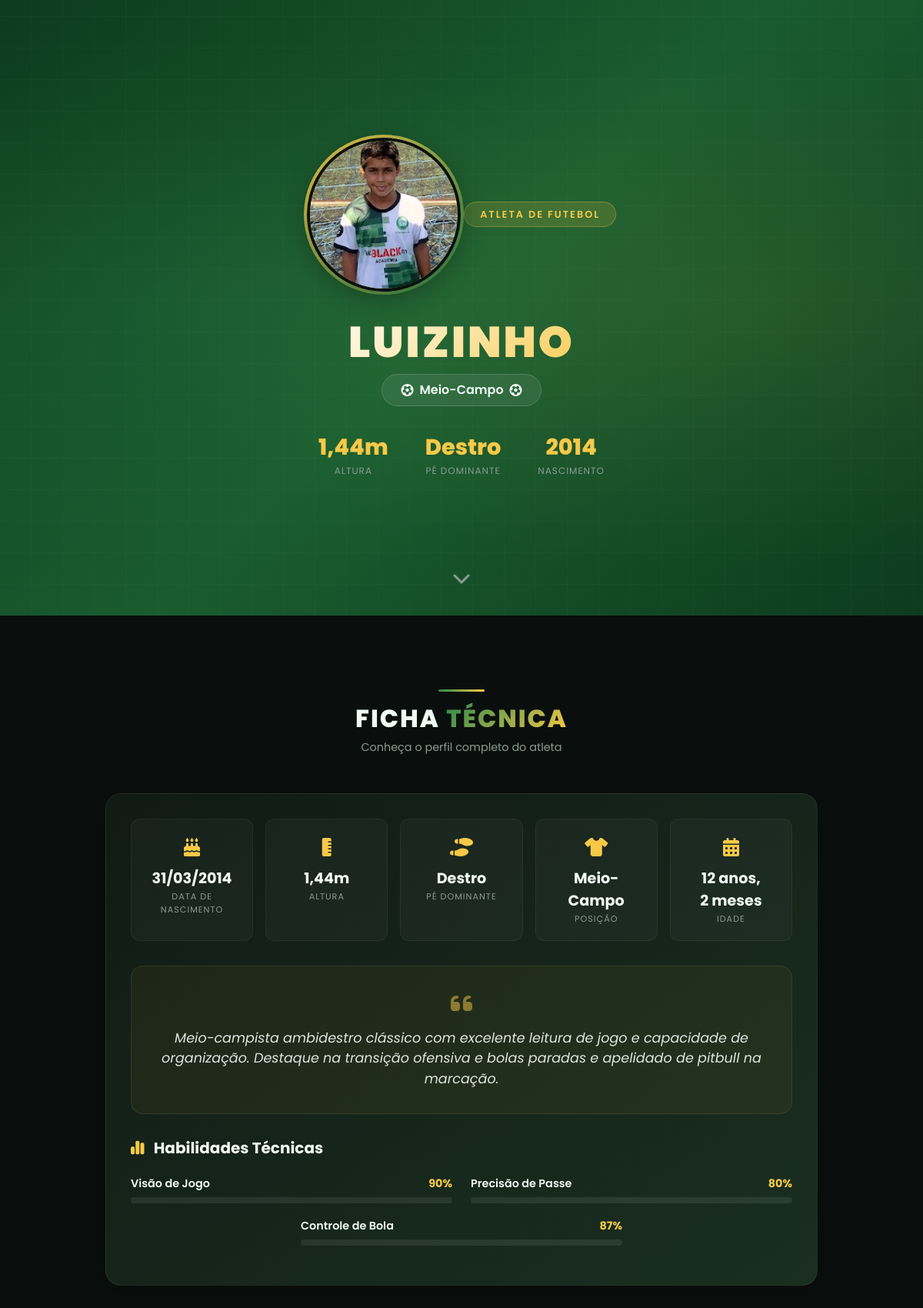
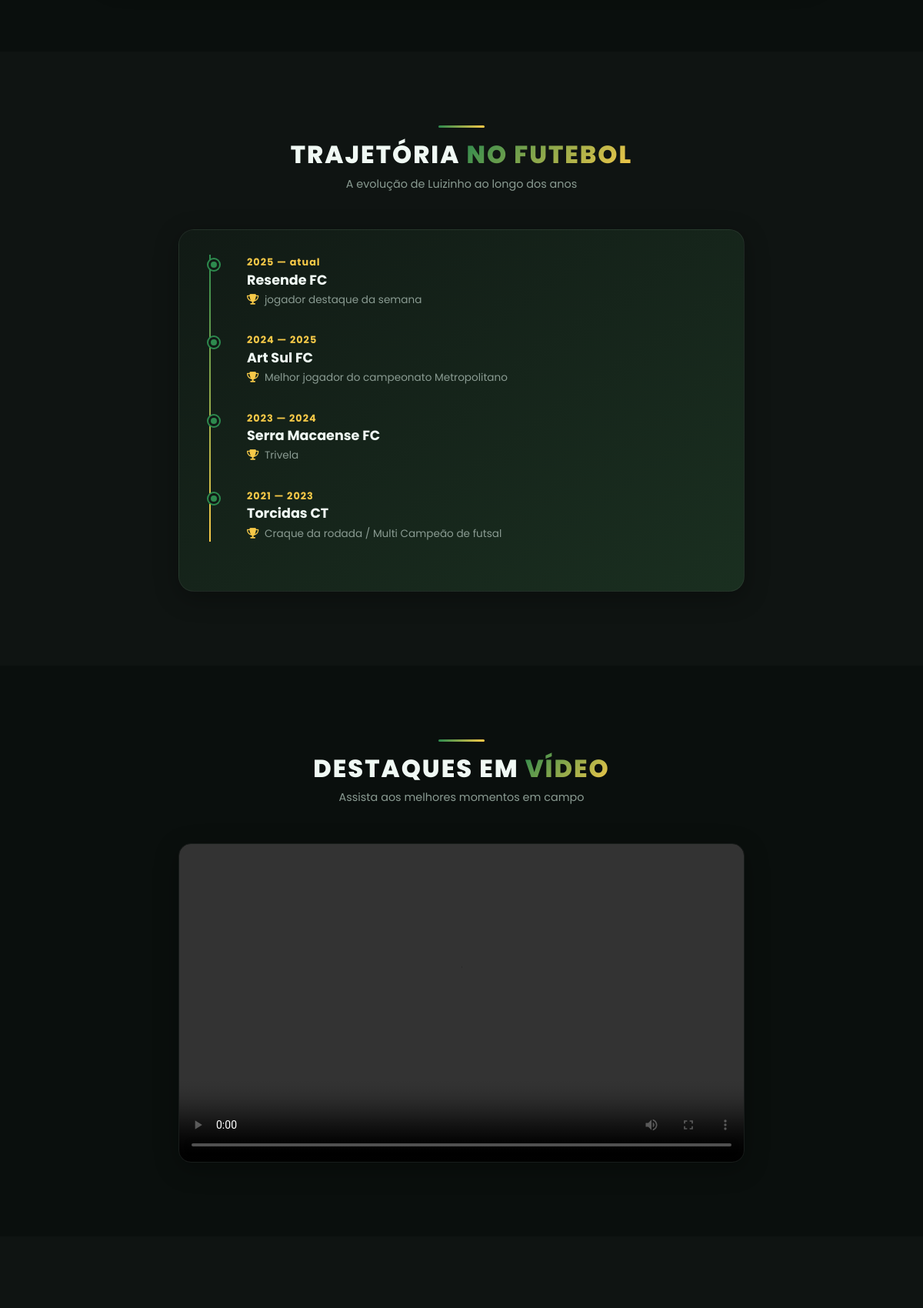
The page / (upper part) on the database its author committed (2 pictures, top to bottom).
### core/models.py (models this page shows, shortened)
class Atleta(models.Model):
    POSICOES = [
        ("ATA", "Atacante"),
        ("MEI", "Meio-Campo"),
        ("VOL", "Volante"),
        ("LAT", "Lateral"),
        ("ZAG", "Zagueiro"),
        ("GOL", "Goleiro"),
    ]
    nome_artistico = models.CharField("Nome de Jogo", max_length=50)
    foto_rosto = models.ImageField(
        "Foto de Perfil (Rosto)",
        upload_to="perfil/",
        null=True,
        blank=True,
        help_text="Dê preferência a uma foto de rosto com fundo neutro"
    )
    posicao = models.CharField("Posição", max_length=3, choices=POSICOES)
    data_nascimento = models.DateField("Data de Nascimento")
    altura = models.DecimalField("Altura (ex: 1.75)", max_digits=3, decimal_places=2)
    pe_dominante = models.CharField(
        "Pé Dominante", max_length=10, choices=[("D", "Destro"), ("C", "Canhoto")]
    )
    link_video = models.URLField("Link do Vídeo (YouTube)", blank=True, null=True)
    instagram = models.CharField("Instagram (sem @)", max_length=50, blank=True)
    whatsapp = models.CharField(
        "WhatsApp (com DDD)", max_length=20, help_text="Ex: 21970088404"
    )
    visao_jogo = models.IntegerField("Visão de Jogo (0-100)", default=80)
    precisao_passe = models.IntegerField("Precisão de Passe (0-100)", default=80)
    controle_bola = models.IntegerField("Controle de Bola (0-100)", default=80)

class HistoricoClube(models.Model):
    atleta = models.ForeignKey(Atleta, related_name="clubes", on_delete=models.CASCADE)
    nome_clube = models.CharField("Nome do Clube", max_length=100)
    ano_inicio = models.IntegerField("Ano de Início")
    ano_fim = models.CharField("Ano de Fim", max_length=20, help_text="Ex: 2023 ou 'Atual'")
    conquistas = models.CharField("Principais Títulos/Destaques", max_length=255, blank=True)
    class Meta:
        verbose_name = "Histórico de Clube"
        verbose_name_plural = "Histórico de Clubes"
        ordering = ['-ano_inicio']

### core/views.py (the view)
# urls.py: path('', home, name='home'),
def home(request):
    atleta = Atleta.objects.first()
    return render(request, 'index.html', {'atleta': atleta})

### core/templates/index.html (shortened to what this page needs)
<!DOCTYPE html>
<html lang="pt-br">
<head>
    <link href="https://cdn.jsdelivr.net/npm/bootstrap@5.3.0/dist/css/bootstrap.min.css" rel="stylesheet">
    <link rel="stylesheet" href="https://cdn.jsdelivr.net/npm/bootstrap-icons@1.11.1/font/bootstrap-icons.css">
    <link rel="stylesheet" href="https://cdnjs.cloudflare.com/ajax/libs/font-awesome/6.5.0/css/all.min.css">
    <link href="https://unpkg.com/aos@2.3.1/dist/aos.css" rel="stylesheet">
    <link href="https://cdnjs.cloudflare.com/ajax/libs/lightbox2/2.11.3/css/lightbox.min.css" rel="stylesheet">
</head>
<body>
    <section class="hero" id="home">
        <div class="hero-pattern"></div>
        <div class="hero-content" data-aos="fade-up" data-aos-duration="1000">
            {% if atleta.foto_rosto %}
            <div class="hero-photo-wrapper">
                <img src="{{ atleta.foto_rosto.url }}" alt="{{ atleta.nome_artistico }}" class="hero-photo">
            </div>
            {% endif %}
            <div class="hero-badge">Atleta de Futebol</div>
            <h1>{{ atleta.nome_artistico }}</h1>
            <div class="position-tag">
                <i class="fa-solid fa-futbol"></i>
                {{ atleta.get_posicao_display }}
                <i class="fa-solid fa-futbol"></i>
            </div>
            <div class="hero-stats-row">
                <div class="hero-stat-item">
                    <div class="number">{{ atleta.altura }}m</div>
                    <div class="label">Altura</div>
                </div>
                <div class="hero-stat-item">
                    <div class="number">{{ atleta.get_pe_dominante_display }}</div>
                    <div class="label">Pé Dominante</div>
                </div>
                <div class="hero-stat-item">
                    <div class="number">{{ atleta.data_nascimento|date:"Y" }}</div>
                    <div class="label">Nascimento</div>
                </div>
            </div>
        </div>
        <div class="scroll-indicator">
            <i class="fa-solid fa-chevron-down"></i>
        </div>
    </section>
    <section class="py-5" id="sobre">
        <div class="container py-5">
            <div class="text-center mb-5" data-aos="fade-up">
                <div class="section-divider"></div>
                <h2 class="section-title">Ficha <span>Técnica</span></h2>
                <p class="section-subtitle">Conheça o perfil completo do atleta</p>
            </div>
            <div class="row justify-content-center">
                <div class="col-lg-10">
                    <div class="glass-card" data-aos="fade-up" data-aos-delay="100">
                        <div class="ficha-grid">
                            <div class="ficha-item">
                                <div class="icon"><i class="fa-solid fa-cake-candles"></i></div>
                                <div class="value">{{ atleta.data_nascimento|date:"d/m/Y" }}</div>
                                <div class="label">Data de Nascimento</div>
                            </div>
                            <div class="ficha-item">
                                <div class="icon"><i class="fa-solid fa-ruler-vertical"></i></div>
                                <div class="value">{{ atleta.altura }}m</div>
                                <div class="label">Altura</div>
                            </div>
                            <div class="ficha-item">
                                <div class="icon"><i class="fa-solid fa-shoe-prints"></i></div>
                                <div class="value">{{ atleta.get_pe_dominante_display }}</div>
                                <div class="label">Pé Dominante</div>
                            </div>
                            <div class="ficha-item">
                                <div class="icon"><i class="fa-solid fa-shirt"></i></div>
                                <div class="value">{{ atleta.get_posicao_display }}</div>
                                <div class="label">Posição</div>
                            </div>
                            <div class="ficha-item">
                                <div class="icon"><i class="fa-solid fa-calendar-days"></i></div>
                                <div class="value">{{ atleta.data_nascimento|timesince|default:"--" }}</div>
                                <div class="label">Idade</div>
                            </div>
                        </div>
                        <div class="quote-box" data-aos="fade-up">
                            <i class="fa-solid fa-quote-left"></i>
                            <p>Meio-campista ambidestro clássico com excelente leitura de jogo e capacidade de organização. Destaque na transição ofensiva e bolas paradas e apelidado de pitbull na marcação.</p>
                        </div>
                        <h5 class="fw-bold mb-4" data-aos="fade-up">
                            <i class="fa-solid fa-chart-simple me-2" style="color: var(--accent);"></i>
                            Habilidades Técnicas
                        </h5>
                        <div class="row">
                            <div class="col-md-6">
                                <div class="skill-item" data-aos="fade-up">
                                    <div class="skill-info">
                                        <span class="name">Visão de Jogo</span>
                                        <span class="pct">{{ atleta.visao_jogo }}%</span>
                                    </div>
                                    <div class="skill-bar">
                                    </div>
                                </div>
                            </div>
                            <div class="col-md-6">
                                <div class="skill-item" data-aos="fade-up" data-aos-delay="100">
                                    <div class="skill-info">
                                        <span class="name">Precisão de Passe</span>
                                        <span class="pct">{{ atleta.precisao_passe }}%</span>
                                    </div>
                                    <div class="skill-bar">
                                    </div>
                                </div>
                            </div>
                            <div class="col-md-6 offset-md-3">
                                <div class="skill-item" data-aos="fade-up" data-aos-delay="200">
                                    <div class="skill-info">
                                        <span class="name">Controle de Bola</span>
                                        <span class="pct">{{ atleta.controle_bola }}%</span>
                                    </div>
                                    <div class="skill-bar">
                                    </div>
                                </div>
                            </div>
                        </div>
                    </div>
                </div>
            </div>
        </div>
    </section>
    <section class="py-5" id="trajetoria" style="background: rgba(255,255,255,0.02);">
        <div class="container py-5">
            <div class="text-center mb-5" data-aos="fade-up">
                <div class="section-divider"></div>
                <h2 class="section-title">Trajetória <span>no Futebol</span></h2>
                <p class="section-subtitle">A evolução de {{ atleta.nome_artistico }} ao longo dos anos</p>
            </div>
            <div class="row justify-content-center">
                <div class="col-lg-8">
                    <div class="glass-card" data-aos="fade-up">
                        <div class="timeline">
                            {% for clube in atleta.clubes.all %}
                            <div class="timeline-item" data-aos="fade-up" data-aos-delay="{{ forloop.counter0|add:'50' }}">
                                <div class="year">{{ clube.ano_inicio }} — {{ clube.ano_fim }}</div>
                                <div class="club-name">{{ clube.nome_clube }}</div>
                                {% if clube.conquistas %}
                                <div class="achievement">
                                    <i class="fa-solid fa-trophy me-1" style="color: var(--accent);"></i>
                                    {{ clube.conquistas }}
                                </div>
                                {% endif %}
                            </div>
                            {% empty %}
                            <div class="text-center py-4" style="color: var(--text-muted);">
                                <i class="fa-solid fa-road fa-2x mb-2"></i>
                                <p>Iniciando trajetória oficial.</p>
                            </div>
                            {% endfor %}
                        </div>
                    </div>
                </div>
            </div>
        </div>
    </section>
    <section class="py-5" id="video">
        <div class="container py-5">
            <div class="text-center mb-5" data-aos="fade-up">
                <div class="section-divider"></div>
                <h2 class="section-title">Destaques em <span>Vídeo</span></h2>
                <p class="section-subtitle">Assista aos melhores momentos em campo</p>
            </div>
            <div class="row justify-content-center">
                <div class="col-lg-8">
                    <div class="video-wrapper" data-aos="fade-up">
                        {% if atleta.link_video %}
                        <div class="ratio ratio-16x9">
                            {% if 'youtube.com' in atleta.link_video or 'youtu.be' in atleta.link_video %}
                            <iframe src="{{ atleta.link_video|safe }}" title="Destaques de {{ atleta.nome_artistico }}" frameborder="0" allowfullscreen></iframe>
                            {% else %}
                            <video controls playsinline style="width:100%;height:100%;object-fit:contain;background:#000;">
                                <source src="{{ atleta.link_video }}" type="video/mp4">
                            </video>
                            {% endif %}
                        </div>
                        {% endif %}
                    </div>
                </div>
            </div>
        </div>
    </section>
    <section class="py-5" id="galeria" style="background: rgba(255,255,255,0.02);">
        <div class="container py-5">
        </div>
    </section>
</body>
</html>

### rows shown on the page
Atleta: foto_rosto (picture), nome_artistico "LUIZINHO", posicao "Meio-Campo", altura "1,44", pe_dominante "Destro", data_nascimento "2014", data_nascimento "31/03/2014", data_nascimento "12 anos, 2 meses", visao_jogo "90", precisao_passe "80", controle_bola "87", nome_artistico "Luizinho"
HistoricoClube: ano_inicio "2025", ano_fim "atual", nome_clube "Resende FC", conquistas "jogador destaque da semana"
HistoricoClube: ano_inicio "2024", ano_fim "2025", nome_clube "Art Sul FC", conquistas "Melhor jogador do campeonato Metropolitano"
HistoricoClube: ano_inicio "2023", ano_fim "2024", nome_clube "Serra Macaense FC", conquistas "Trivela"
HistoricoClube: ano_inicio "2021", ano_fim "2023", nome_clube "Torcidas CT", conquistas "Craque da rodada / Multi Campeão de futsal"
